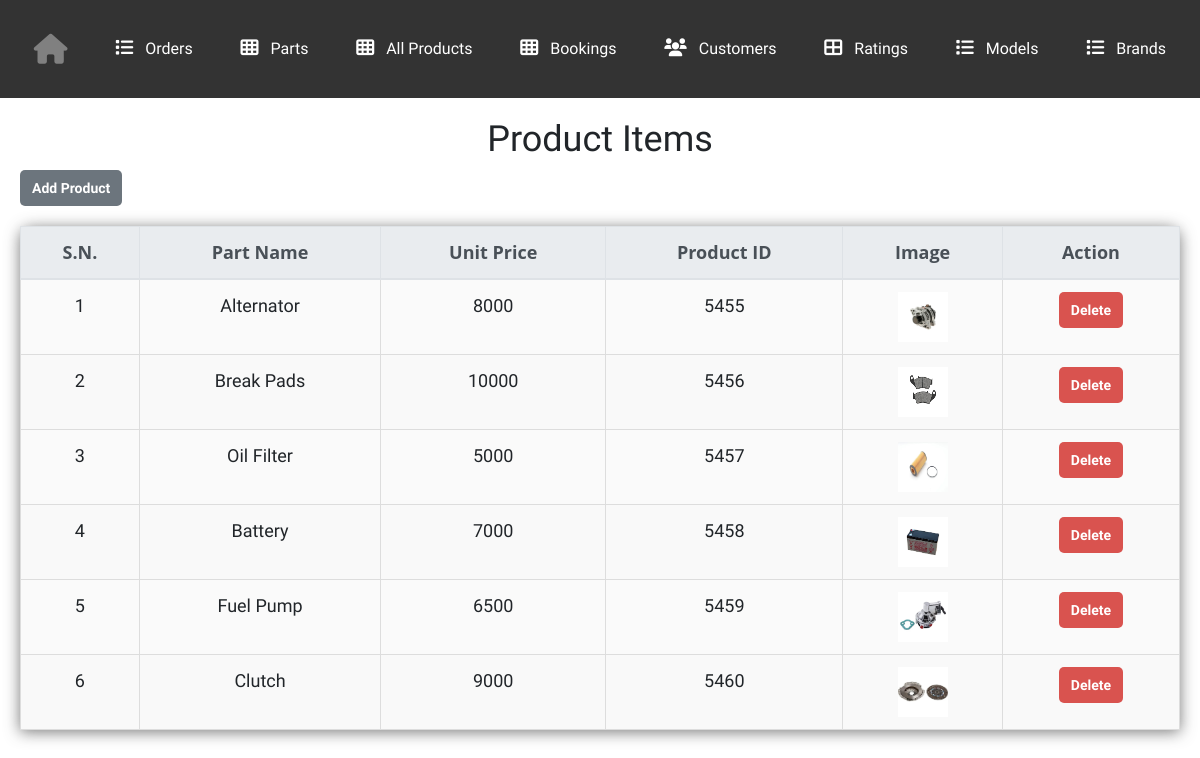
The app's page /admin_panel/adminView/viewAllProducts.php with its own data.
### tables this page shows
CREATE TABLE `products` (
  `id` int(11) NOT NULL,
  `name` varchar(50) NOT NULL,
  `price` varchar(10) NOT NULL,
  `image` varchar(50) NOT NULL
);

### admin_panel/adminView/viewAllProducts.php (the view, shortened to what this page needs)
<?php
include_once "../config/dbconnect.php";
?>
<!DOCTYPE html>
<html lang="en">
<head>
    <link rel="stylesheet" href="https://cdnjs.cloudflare.com/ajax/libs/font-awesome/6.0.0-beta3/css/all.min.css">
    <link rel="stylesheet" href="../assets/css/style.css">
    <link rel="stylesheet" href="https://stackpath.bootstrapcdn.com/bootstrap/4.5.2/css/bootstrap.min.css">
</head>
<body>
<div class="navbar">
    <a href="../index.php">
        <i class="fa fa-home" style="display: block; color: grey; font-size: 30px; margin: 10px 0;"></i>
    </a>
    <a href="viewAllOrders.php"><i class="fa fa-list"></i> Orders</a>
    <a href="viewParts.php"><i class="fa fa-th"></i> Parts</a>
    <a href="viewAllProducts.php"><i class="fa fa-th"></i> All Products</a>
    <a href="bookingad.php"><i class="fa fa-th"></i> Bookings</a>
    <a href="viewCustomers.php"><i class="fa fa-users"></i> Customers</a>
    <a href="viewRating.php"><i class="fa fa-th-large"></i> Ratings</a>
    <a href="models.php"><i class="fa fa-list"></i> Models</a>
    <a href="brands.php"><i class="fa fa-list"></i> Brands</a>
</div>
<div id="main">
    <h2 class="text-center">Product Items</h2>
    <button type="button" class="btn btn-secondary" data-toggle="modal" data-target="#addProductModal">
        Add Product
    </button>
    <div class="tb">
        <table class="table table-bordered" id="productsTable">
            <thead class="thead-light">
                <tr>
                    <th class="text-center">S.N.</th>
                    <th class="text-center">Part Name</th>
                    <th class="text-center">Unit Price</th>
                    <th class="text-center">Product ID</th>
                    <th class="text-center">Image</th>
                    <th class="text-center">Action</th>
                </tr>
            </thead>
            <tbody>
                <?php
                $sql = "SELECT * FROM products";
                $result = $conn->query($sql);
                $count = 1;
                if ($result->num_rows > 0) {
                    while ($row = $result->fetch_assoc()) {
                        echo "<tr>
                            <td>{$count}</td>
                            <td>{$row['name']}</td>
                            <td>{$row['price']}</td>
                            <td>{$row['id']}</td>
                            <td><img src='../uploads/{$row['image']}' alt='{$row['name']}' style='width: 50px; height: 50px;'></td>
                            <td>
                                <button class='btn btn-danger delete-btn' data-id='{$row['id']}'>Delete</button>
                            </td>
                        </tr>";
                        $count++;
                    }
                } else {
                    echo "<tr><td colspan='6' class='text-center'>No products found.</td></tr>";
                }
                ?>
            </tbody>
        </table>
    </div>
</div>
</body>
</html>

### admin_panel/assets/css/style.css (style rules this page uses)
* { margin: 0; padding: 0; font-family: 'Work Sans', sans-serif; font-size: 18px; }
#main { transition: margin-left .5s; padding: 20px; }
table { width: 100%; border-collapse: collapse; border-spacing: 0; box-shadow: 0 2px 15px rgba(64, 64, 64, .7); border-radius: 12px 12px 0 0; margin-bottom: 50px; }
td, th { padding: 10px 16px; text-align: center; }
th { background-color: #584e46; color: #fafafa; font-family: 'Open Sans', Sans-serif; font-weight: bold; }
tr { width: 100%; background-color: #fafafa; font-family: 'Montserrat', sans-serif; }
tr:nth-child(even) { background-color: #eeeeee; }
.btn { font-weight: 700; height: 36px; -moz-user-select: none; -webkit-user-select: none; user-select: none; cursor: default; }

### admin_panel/adminView/viewAllProducts.php (style rules this page uses)
body { font-family: Arial, sans-serif; margin: 0; padding: 0; }
.navbar { background-color: #333; overflow: hidden; display: flex; justify-content: space-around; align-items: center; padding: 10px; }
.navbar a { color: white; text-decoration: none; padding: 14px 20px; display: inline-block; font-size: 16px; transition: background-color 0.3s; }
.navbar i { margin-right: 8px; }
#main { padding: 20px; }
.table { width: 100%; border-collapse: collapse; margin: 20px 0; font-size: 18px; text-align: center; }
.table th, .table td { padding: 12px; border: 1px solid #ddd; }
.table th { background-color: #333; color: white; font-weight: bold; }
.table tr:nth-child(even) { background-color: #f9f9f9; }
.btn-danger { background-color: #d9534f; border: none; color: white; padding: 6px 12px; font-size: 14px; font-weight: bold; border-radius: 5px; cursor: pointer; transition: background-color 0.3s ease; }
.btn-secondary { background-color: #6c757d; border: none; color: white; padding: 6px 12px; font-size: 14px; font-weight: bold; border-radius: 5px; cursor: pointer; transition: background-color 0.3s ease; }

### records on screen
products: name "Alternator", price "8000", id "5455", image (picture)
products: name "Break Pads", price "10000", id "5456", image (picture)
products: name "Oil Filter", price "5000", id "5457", image (picture)
products: name "Battery", price "7000", id "5458", image (picture)
products: name "Fuel Pump", price "6500", id "5459", image (picture)
products: name "Clutch", price "9000", id "5460", image (picture)
